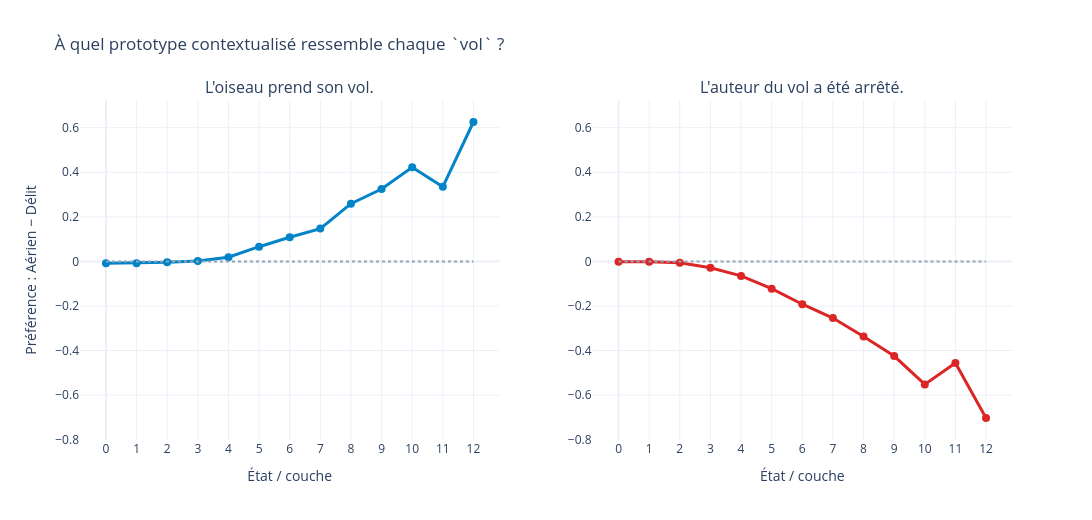

Notebook cell for this chart:
### Markdown cell above
### Expérience 7 — `vol` : voler dans les airs ou commettre un délit

Prototype **aérien** : « Le vol de l'aigle était majestueux », « Le jeune oiseau commence son vol », « Nous observons le vol des hirondelles ».

Prototype **délit** : « La police enquête sur le vol », « Ce vol a eu lieu pendant la nuit », « Le suspect reconnaît le vol ».

### Code cell
vol_tests = {
    "🕊️ Aérien": "L'oiseau prend son vol.",
    "🚔 Délit": "L'auteur du vol a été arrêté.",
}
vol_prototypes = {
    "Aérien": [
        "Le vol de l'aigle était majestueux.",
        "Le jeune oiseau commence son vol.",
        "Nous observons le vol des hirondelles.",
    ],
    "Délit": [
        "La police enquête sur le vol.",
        "Ce vol a eu lieu pendant la nuit.",
        "Le suspect reconnaît le vol.",
    ],
}
contextual_probe(
    "vol", vol_tests, vol_prototypes, "Aérien", "Délit",
    {"🕊️ Aérien": "#0284c7", "🚔 Délit": "#dc2626"},
).show()

### Figure 1 — Plotly figure (JSON) as saved in the notebook; plotly's stock layout.template omitted (floating-point values rounded to 4 significant figures)
{"data": [{"customdata": [["Représentation initiale", 0.9795, 0.9882], ["Couche 1", 0.9647, 0.9728], ["Couche 2", 0.9457, 0.95], ["Couche 3", 0.9264, 0.9243], ["Couche 4", 0.922, 0.903], ["Couche 5", 0.8935, 0.8276], ["Couche 6", 0.8305, 0.722], ["Couche 7", 0.8174, 0.6701], ["Couche 8", 0.8505, 0.5915], ["Couche 9", 0.8826, 0.5579], ["Couche 10", 0.912, 0.4893], ["Couche 11", 0.9482, 0.6136], ["Couche 12", 0.9113, 0.2858]], "hovertemplate": "<b>%{customdata[0]}</b><br>Aérien=%{customdata[1]:.4f}<br>Délit=%{customdata[2]:.4f}<br>Préférence=%{y:+.4f}<extra></extra>", "line": {"color": "#0284c7", "width": 3}, "marker": {"size": 8}, "mode": "lines+markers", "name": "🕊️ Aérien", "showlegend": false, "type": "scatter", "x": [0, 1, 2, 3, 4, 5, 6, 7, 8, 9, 10, 11, 12], "xaxis": "x", "y": [-0.008668, -0.008098, -0.004332, 0.002052, 0.01894, 0.0659, 0.1085, 0.1473, 0.259, 0.3247, 0.4227, 0.3346, 0.6255], "yaxis": "y"}, {"hoverinfo": "skip", "line": {"color": "#94a3b8", "dash": "dot"}, "mode": "lines", "showlegend": false, "type": "scatter", "x": [0, 12], "xaxis": "x", "y": [0, 0], "yaxis": "y"}, {"customdata": [["Représentation initiale", 0.9915, 0.9927], ["Couche 1", 0.9792, 0.9811], ["Couche 2", 0.9642, 0.9704], ["Couche 3", 0.9302, 0.9589], ["Couche 4", 0.8819, 0.9471], ["Couche 5", 0.8164, 0.939], ["Couche 6", 0.7428, 0.9351], ["Couche 7", 0.6832, 0.9374], ["Couche 8", 0.5993, 0.9364], ["Couche 9", 0.5083, 0.933], ["Couche 10", 0.3696, 0.9218], ["Couche 11", 0.4833, 0.9393], ["Couche 12", 0.1554, 0.8582]], "hovertemplate": "<b>%{customdata[0]}</b><br>Aérien=%{customdata[1]:.4f}<br>Délit=%{customdata[2]:.4f}<br>Préférence=%{y:+.4f}<extra></extra>", "line": {"color": "#dc2626", "width": 3}, "marker": {"size": 8}, "mode": "lines+markers", "name": "🚔 Délit", "showlegend": false, "type": "scatter", "x": [0, 1, 2, 3, 4, 5, 6, 7, 8, 9, 10, 11, 12], "xaxis": "x2", "y": [-0.001162, -0.001942, -0.006222, -0.02871, -0.06513, -0.1227, -0.1923, -0.2542, -0.3371, -0.4248, -0.5521, -0.4561, -0.7029], "yaxis": "y2"}, {"hoverinfo": "skip", "line": {"color": "#94a3b8", "dash": "dot"}, "mode": "lines", "showlegend": false, "type": "scatter", "x": [0, 12], "xaxis": "x2", "y": [0, 0], "yaxis": "y2"}], "layout": {"annotations": [{"font": {"size": 16}, "showarrow": false, "text": "L'oiseau prend son vol.", "x": 0.225, "xanchor": "center", "xref": "paper", "y": 1, "yanchor": "bottom", "yref": "paper"}, {"font": {"size": 16}, "showarrow": false, "text": "L'auteur du vol a été arrêté.", "x": 0.775, "xanchor": "center", "xref": "paper", "y": 1, "yanchor": "bottom", "yref": "paper"}], "height": 520, "hovermode": "x unified", "title": {"text": "À quel prototype contextualisé ressemble chaque `vol` ?"}, "width": 1200, "xaxis": {"anchor": "y", "domain": [0, 0.45], "dtick": 1, "title": {"text": "État / couche"}}, "xaxis2": {"anchor": "y2", "domain": [0.55, 1], "dtick": 1, "title": {"text": "État / couche"}}, "yaxis": {"anchor": "x", "domain": [0, 1], "title": {"text": "Préférence : Aérien − Délit"}}, "yaxis2": {"anchor": "x2", "domain": [0, 1], "matches": "y"}}}
